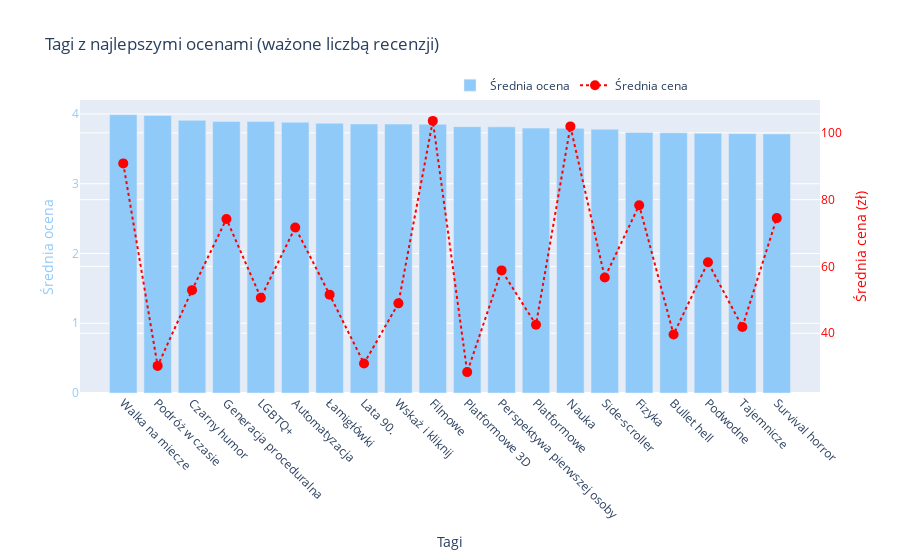
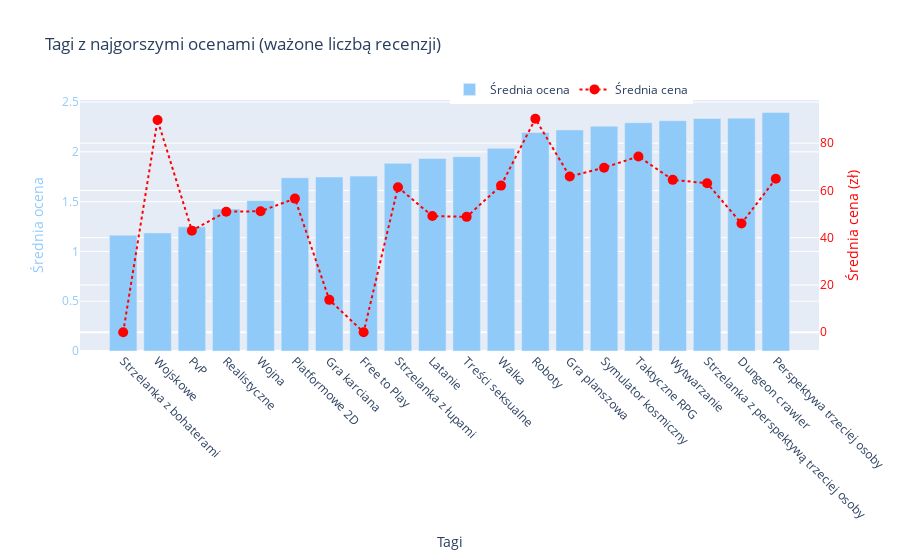

The code cell stored with these charts, in order, in its notebook:
### Code cell
from dashboard import create_dashboard

create_dashboard(df)

### Figure 1 — Plotly figure (JSON) as saved in the notebook; plotly's stock layout.template omitted (floating-point values rounded to 4 significant figures)
{"data": [{"marker": {"color": "#90CAF9"}, "name": "Średnia ocena", "type": "bar", "x": ["Walka na miecze", "Podróż w czasie", "Czarny humor", "Generacja proceduralna", "LGBTQ+", "Automatyzacja", "Łamigłówki", "Lata 90.", "Wskaż i kliknij", "Filmowe", "Platformowe 3D", "Perspektywa pierwszej osoby", "Platformowe", "Nauka", "Side-scroller", "Fizyka", "Bullet hell", "Podwodne", "Tajemnicze", "Survival horror"], "y": [3.991, 3.98, 3.909, 3.892, 3.892, 3.882, 3.868, 3.858, 3.855, 3.853, 3.819, 3.816, 3.798, 3.797, 3.783, 3.736, 3.731, 3.723, 3.718, 3.714], "yaxis": "y"}, {"line": {"dash": "dot", "width": 2}, "marker": {"color": "red", "size": 10}, "mode": "lines+markers", "name": "Średnia cena", "type": "scatter", "x": ["Walka na miecze", "Podróż w czasie", "Czarny humor", "Generacja proceduralna", "LGBTQ+", "Automatyzacja", "Łamigłówki", "Lata 90.", "Wskaż i kliknij", "Filmowe", "Platformowe 3D", "Perspektywa pierwszej osoby", "Platformowe", "Nauka", "Side-scroller", "Fizyka", "Bullet hell", "Podwodne", "Tajemnicze", "Survival horror"], "y": [90.86, 30.22, 52.9, 74.22, 50.63, 71.67, 51.55, 30.93, 48.95, 103.6, 28.36, 58.81, 42.53, 101.9, 56.71, 78.33, 39.62, 61.24, 41.89, 74.48], "yaxis": "y2"}], "layout": {"legend": {"orientation": "h", "x": 0.5, "y": 1.1}, "title": {"text": "Tagi z najlepszymi ocenami (ważone liczbą recenzji)"}, "xaxis": {"tickangle": 45, "title": {"text": "Tagi"}}, "yaxis": {"tickfont": {"color": "#90CAF9"}, "title": {"font": {"color": "#90CAF9"}, "text": "Średnia ocena"}}, "yaxis2": {"overlaying": "y", "side": "right", "tickfont": {"color": "red"}, "title": {"font": {"color": "red"}, "text": "Średnia cena (zł)"}}}}

### Figure 2 — Plotly figure (JSON) as saved in the notebook; plotly's stock layout.template omitted (floating-point values rounded to 4 significant figures)
{"data": [{"marker": {"color": "#90CAF9"}, "name": "Średnia ocena", "type": "bar", "x": ["Strzelanka z bohaterami", "Wojskowe", "PvP", "Realistyczne", "Wojna", "Platformowe 2D", "Gra karciana", "Free to Play", "Strzelanka z łupami", "Latanie", "Treści seksualne", "Walka", "Roboty", "Gra planszowa", "Symulator kosmiczny", "Taktyczne RPG", "Wytwarzanie", "Strzelanka z perspektywą trzeciej osoby", "Dungeon crawler", "Perspektywa trzeciej osoby"], "y": [1.162, 1.186, 1.247, 1.425, 1.51, 1.741, 1.748, 1.757, 1.884, 1.934, 1.951, 2.036, 2.194, 2.221, 2.258, 2.293, 2.313, 2.336, 2.338, 2.395], "yaxis": "y"}, {"line": {"dash": "dot", "width": 2}, "marker": {"color": "red", "size": 10}, "mode": "lines+markers", "name": "Średnia cena", "type": "scatter", "x": ["Strzelanka z bohaterami", "Wojskowe", "PvP", "Realistyczne", "Wojna", "Platformowe 2D", "Gra karciana", "Free to Play", "Strzelanka z łupami", "Latanie", "Treści seksualne", "Walka", "Roboty", "Gra planszowa", "Symulator kosmiczny", "Taktyczne RPG", "Wytwarzanie", "Strzelanka z perspektywą trzeciej osoby", "Dungeon crawler", "Perspektywa trzeciej osoby"], "y": [0, 89.82, 42.99, 50.99, 51.2, 56.54, 13.69, 0, 61.38, 49.15, 48.83, 62.06, 90.33, 65.93, 69.62, 74.4, 64.48, 63.05, 46.02, 64.92], "yaxis": "y2"}], "layout": {"legend": {"orientation": "h", "x": 0.5, "y": 1.1}, "title": {"text": "Tagi z najgorszymi ocenami (ważone liczbą recenzji)"}, "xaxis": {"tickangle": 45, "title": {"text": "Tagi"}}, "yaxis": {"tickfont": {"color": "#90CAF9"}, "title": {"font": {"color": "#90CAF9"}, "text": "Średnia ocena"}}, "yaxis2": {"overlaying": "y", "side": "right", "tickfont": {"color": "red"}, "title": {"font": {"color": "red"}, "text": "Średnia cena (zł)"}}}}
